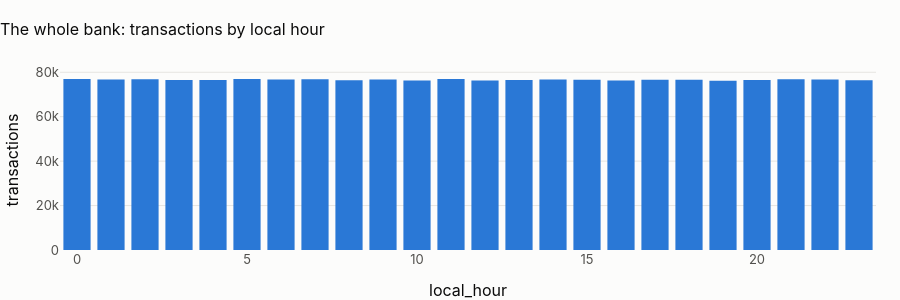

This figure's notebook cell:
### Markdown cell above
## 2 · Time of day, in local time

### Code cell
hours = pl.q(
    "select local_hour_customer as local_hour, count(*) as transactions from main.tx_local group by 1 order by 1"
)
fig = px.bar(
    hours, x="local_hour", y="transactions", title=f"{CTRY.title}: transactions by local hour"
)
fig.update_layout(height=300)
fig.show()
cv = hours.transactions.std() / hours.transactions.mean()
display(
    Markdown(
        f"**Hour-of-day coefficient of variation: {cv:.3f}.** "
        + (
            "Local time shifts the uniform UTC profile by the offset and leaves it uniform: there is no daily cycle to "
            "model, in any time zone. Time-of-day features stay in the design and carry no signal here."
            if cv < 0.05
            else "There is a daily cycle in local time: time-of-day features can carry signal."
        )
    )
)

### Figure 1 — Plotly figure (JSON) as saved in the notebook; plotly's stock layout.template omitted (floating-point values rounded to 4 significant figures)
{"data": [{"hovertemplate": "local_hour=%{x}<br>transactions=%{y}<extra></extra>", "legendgroup": "", "marker": {"color": "#2a78d6", "pattern": {"shape": ""}}, "name": "", "orientation": "v", "showlegend": false, "textposition": "auto", "type": "bar", "x": [0, 1, 2, 3, 4, 5, 6, 7, 8, 9, 10, 11, 12, 13, 14, 15, 16, 17, 18, 19, 20, 21, 22, 23], "xaxis": "x", "y": [76950, 76787, 76904, 76548, 76483, 76935, 76777, 76829, 76411, 76710, 76341, 76967, 76328, 76561, 76697, 76610, 76314, 76578, 76680, 76195, 76564, 76877, 76750, 76433], "yaxis": "y"}], "layout": {"barmode": "relative", "height": 300, "legend": {"tracegroupgap": 0}, "title": {"text": "The whole bank: transactions by local hour"}, "xaxis": {"anchor": "y", "domain": [0.0, 1.0], "title": {"text": "local_hour"}}, "yaxis": {"anchor": "x", "domain": [0.0, 1.0], "title": {"text": "transactions"}}}}
